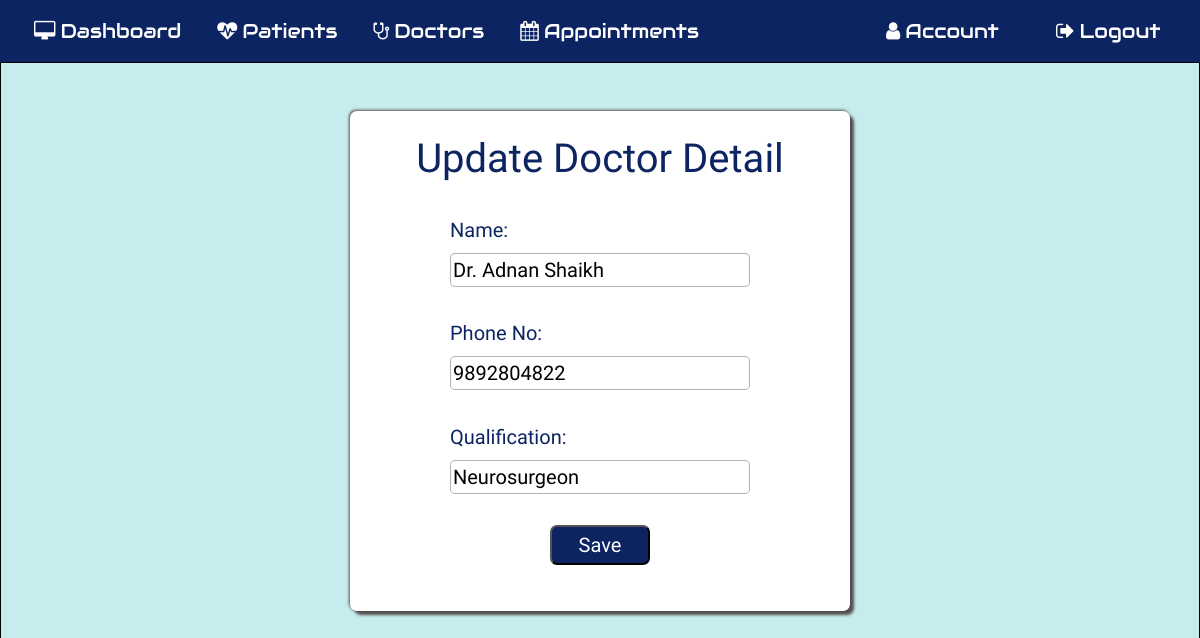
The page /editdoctor/1 (signed in) on the database its author committed.
### application/routes.py (models this page shows, shortened)
class Doctor(db.Model):
  __tablename__ = 'Doctor'
  id = db.Column(db.Integer, primary_key=True)
  dname = db.Column(db.String(20))
  dphone = db.Column(db.String(20))
  dqual = db.Column(db.String(100))
  profileimage = db.Column(db.String(20), nullable=False, default='default.jpg')

### application/routes.py (the view, shortened to what this page needs)
@app.route('/editdoctor/<id>', methods=['GET', 'POST'])
def editdoctor(id):
  if 'username' in session:
    editdoc = Doctor.query.filter_by( id = id )
    return render_template('editdoctor.html', editdoc=editdoc)

### application/templates/editdoctor.html
{% extends 'layout.html' %}
{% include "includes/nav.html" %} {% block content %}
<section id="adddoctor">
  <div class="form-style form-doc">
    <h1 class="mt-4">Update Doctor Detail</h1>
    {% for edit in editdoc %}
    <form action="" method="POST">
      <div class="inner-form inner-editdoc mt-4">
      <div class="form-input">
        <label for="ndname">Name:&nbsp;</label>
        <input type="text" class="text1" id="dname" name="ndname" value="{{edit.dname}}" />
      </div>
      <div class="form-input">
        <label for="ndphone">Phone No:&nbsp;</label>
        <input
          type="number"
          class="text1"
          id="dphone"
          maxlength="12"
          min="10"
          name="ndphone"
          value="{{edit.dphone}}"
        />
      </div>
      <div class="form-input">
        <label for="ndqual">Qualification:&nbsp;</label>
        <input type="text" id="dqual" class="text1" name="ndqual" value="{{edit.dqual}}">
      </div>
      <div class="form-input btn-submit">
        <button class="button" type="submit">Save</button>
      </div>
    </form>
    {% endfor %}
  </div></div>
</section>
{% endblock %}

### application/static/main.css (style rules this page uses)
body { background: #c7ecee; width: 100vw; background-size: cover; background-position: center; font-family: "Dosis", sans-serif; }

### application/static/newpatient.css (style rules this page uses)
.btn-submit { display: flex; justify-content: center; }
.btn-submit button { background: #0c2461; color: white; height: 40px; width: 100px; border-radius: 7px; }

### application/static/patrcd.css (style rules this page uses)
body { counter-reset: Serial; }

### application/static/adddoctor.css (style rules this page uses)
#adddoctor { height: 100vh; border: 1px solid black; display: flex; flex-direction: column; align-items: center; }
.form-doc { height: 500px; width: 500px; margin-top: 4%; }
.inner-editdoc { height: 350px; width: 300px; }

### application/static/commonstyle.css (style rules this page uses)
h1, h2, h3 { color: #0c2461; }
label { color: #0c2461; }
input { width: 100%; border: 1px solid rgba(0, 0, 0, 0.3); border-radius: 5px; }
.form-style { font-size: 20px; color: #0c2461; display: flex; flex-direction: column; align-items: center; background: white; border-radius: 7px; box-shadow: 4px 4px 3px rgb(83, 78, 78), -1px -1px 3px rgb(83, 78, 78); }
.inner-form { display: flex; flex-direction: column; align-items: flex-start; justify-content: space-between; margin-top: 10px; }
.form-input { width: 100%; }

### rows shown on the page
Doctor: ndname "Dr. Adnan Shaikh", ndphone "9892804822", ndqual "Neurosurgeon"
